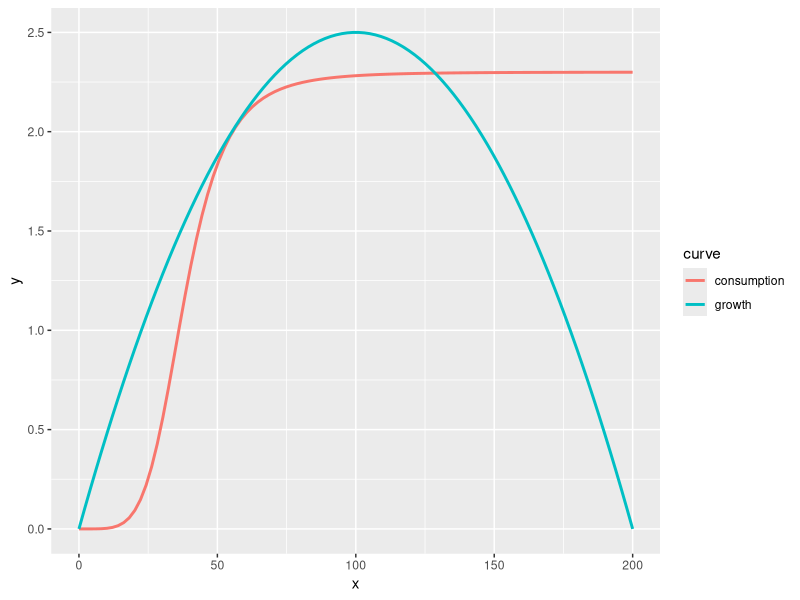
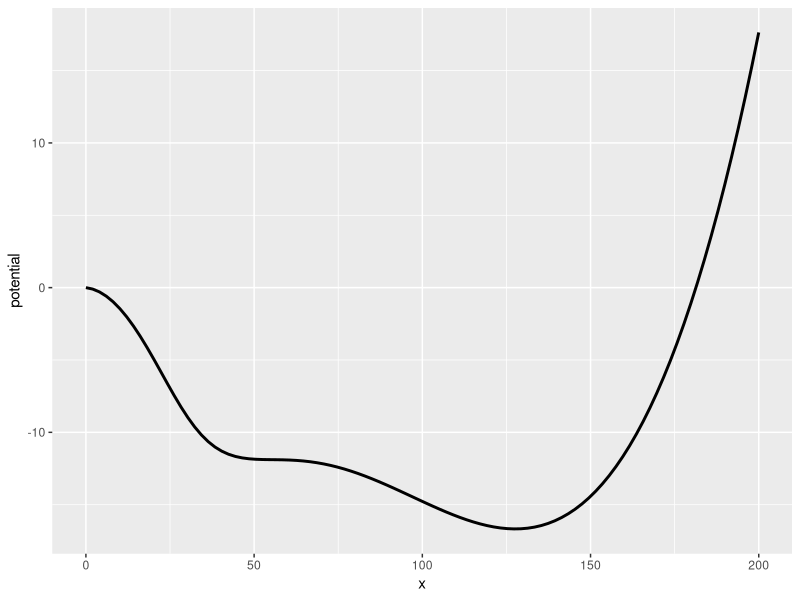
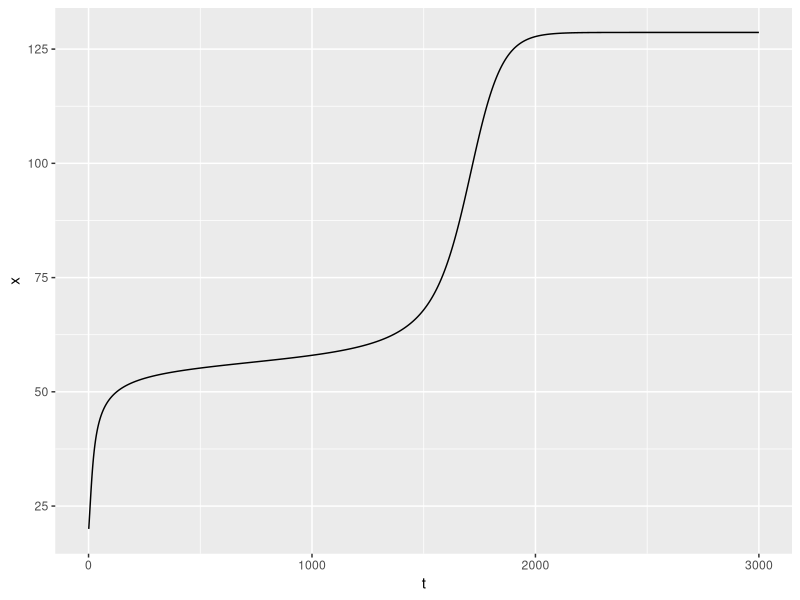
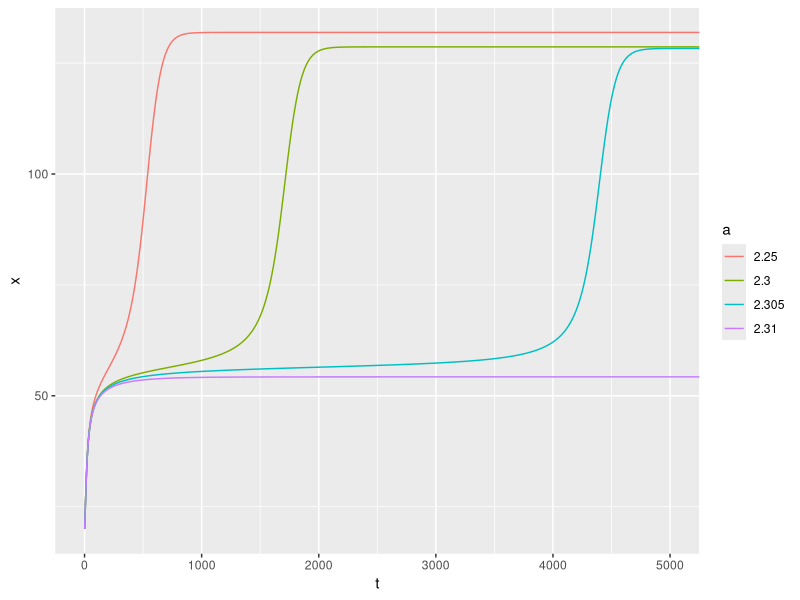

Recreate these plots in R, in order. (Note: this script raises an error after producing the figures.)
## ---- chunk 1
library(tidyverse)
library(furrr)
set.seed(12345)
## ---- chunk 2
p <- list(r = .05, K = 200, Q = 5, H = 38, sigma = .02, a=2.3, N = 3e3, x0 = 20)
growth <- function(x, p) x * p$r * (1 - x / p$K)
consumption <- function(x, p) p$a * x ^ p$Q / (x^p$Q + p$H^p$Q)
## ---- chunk 3
theory <- 
  function(p){
    tibble(x= seq(0,p$K, length.out = 100)) %>%
    mutate(growth = growth(x,p), 
           consumption = consumption(x,p)) %>%
    mutate(potential = - cumsum(growth - consumption)) %>%
    gather(curve, y, -x, -potential) 
}
## ---- chunk 4
theory(p) %>%
  ggplot(aes(x, y, col=curve)) +
  geom_line(lwd=1)
## ---- chunk 5
theory(p) %>%
  ggplot(aes(x, potential)) + 
  geom_line(lwd=1)
## ---- chunk 6
may <- function(x, p) x + growth(x,p) - consumption(x,p)
#x + x * p$r * (1 - x / p$K)  - p$a * x ^ p$Q / (x ^ p$Q + p$H ^ p$Q)

sim <- function(f, p){
  x <- numeric(p$N)
  x[1] <- p$x0
  if(p$sigma > 0)
    dBt <- rnorm(p$N, 0, p$sigma)
  else
    dBt <- numeric(p$N)
  for(t in 1:(p$N-1)){
    x[t+1] <- max(f(x[t], p) + x[t] * dBt[t],
                  0)
  }
  data.frame(t = 1:p$N, x)
}
## ---- chunk 7
p_det <- p
p_det$sigma <- 0
det <- sim(may,p_det) 
det %>% ggplot(aes(t, x)) + geom_line() 
## ---- chunk 8
a <- c(2.25, 2.30, 2.305, 2.31)
names(a) <- a
p_det$N <- 1e4
df <- map_dfr(a, function(a){
  p_det$a <- a
  sim(may, p_det)
},
.id = "a")


df %>% ggplot(aes(t,x, col = a)) + geom_line() + coord_cartesian(xlim=c(0,5000))

## ---- chunk 9
plan("multisession")
system.time({
  df <- future_map_dfr(1:500, function(reps) sim(may, p), .id = "reps")
})


## ---- chunk 10
p_det$N <- 3e3
det <- sim(may,p_det) %>% mutate(reps=1)
mean <- df %>% group_by(t) %>% summarise(x = mean(x)) %>% mutate(reps = 1)
## ---- chunk 11
df %>% ggplot(aes(t, x, group=reps)) + 
  geom_line(alpha=0.05) +
  geom_line(data = det, color = "blue") + 
  geom_line(data = mean, color = "red")
## ---- chunk 12
df %>% write_csv("../data/reps.csv.xz")
## ---- chunk 13
lambda <- function(x0, p){
                      pars <- p
                      p$x0 <- x0
                      det_sim(may, p)
                    }
mu <- 0.02
init <- mu + rnorm(100, 0, .02 * mu)
df <- future_map_dfr(init, lambda, p = p, .id = "reps")


df %>% ggplot(aes(t, x, group=reps)) + 
  geom_line(alpha=0.1)
## ---- chunk 14
mu <- 0.55
init <- mu + rnorm(100, 0, .02 * mu)
df <- future_map_dfr(init, lambda, p = p, .id = "reps")



df %>% ggplot(aes(t, x, group=reps)) + 
  geom_line(alpha=0.1)
## ---- chunk 15
